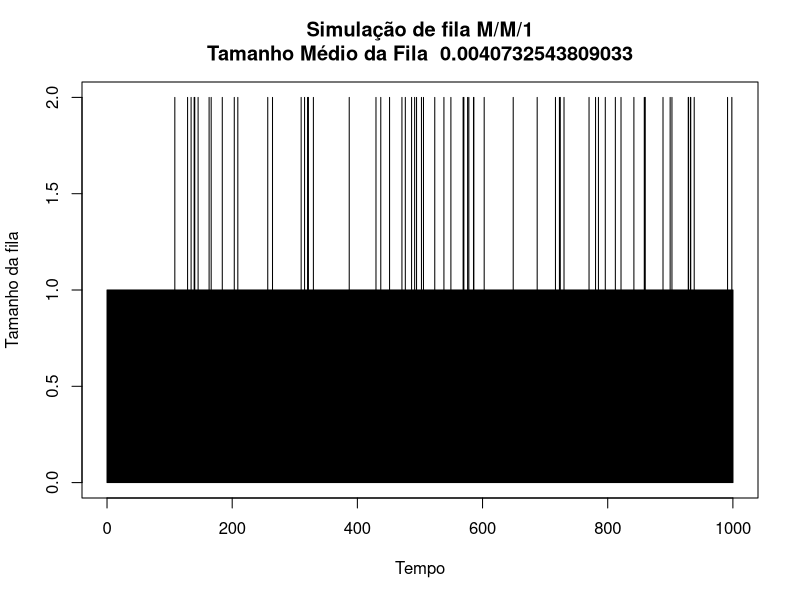

R code for this plot:
# Simulação de fila M/M/1
lambda <- 20 #taxa de chegada
mu <- 5000 #taxa de atendimento
tempo <- 1000 # tempo de simulação
t <- 0 # instante atual da simulação
fila <- 0 # fila inicialmente com tamanho zero
s <- 0 # soma acumulada para calcular o tamanho médio da fila
i <- 1

#Primeira chegada
t1 <- rexp(1, rate = lambda)
fila_atual <- 1
t_evento <- t1 #"tempo" do evento inicial
t <- t1
n_evento <- 1 #Número do evento inicial

while(t < tempo){
  n_evento <- n_evento + 1
  if(fila_atual > 0){ # A fila não está vazia
    t1 <- rexp(1, rate = lambda + mu) # Tempo até o próximo evento
    #o evento é chegada ou atendimento?
    p <- runif(1)
    fila[n_evento] <- fila_atual #Atualiza a fila pro n-esimo evento/indice
    fila_atual <- ifelse(p<lambda/(lambda + mu),
                         fila_atual+1, # chegada
                         fila_atual-1) # partida
  }
  else{ # a fila esta vazia
    t1 <- rexp(1, rate = lambda)
    fila[n_evento] <- fila_atual
    fila_atual <- 1
  }
  t <- t + t1
  t_evento[n_evento] <- t1
  s <- s+t1*fila[n_evento]
}

plot(cumsum(t_evento),fila,type="s", xlab="Tempo",ylab="Tamanho da fila",
     main=paste("Simulação de fila M/M/1\nTamanho Médio da Fila ",s/t))

# lambda = 50
# mu = 150
# t = 0
# i = 1
# T = 1000
# tEvento <- vector(length=T+2)
# while(t<=T){
#   tec <- -log(1-runif(1))/lambda
#   tEvento[i] <- t + tec
#   t = tEvento[i]
#   i <- i + 1
# }
# 
# t_0 <- tEvento[1]
# te <- 0
# i = 1
# t <- tEvento[1]
# ta <- vector(length = T)
# 
# while(i <= length(tEvento)-1){
#   if(t + ta[i] < tEvento[i+1]){
#     t_0 = t_0 + tEvento[i+1] - (t + ta[i])
#     t = tEvento[i+1]
#   }
#   else{
#     te <- te + (t + ta[i]) - tEvento[i+1]
#     t <- t + ta[i]
#   }
#   i <- i + 1
# }
# 
# # Tempo médio de Espera:
# te/(length(tEvento)-1)
# 
# 
# #Proporção de ociosidde
# t_0/T
# 
# #Tamanho médio da fila